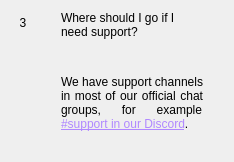
                  <widget class="QWidget" name="widgetFaq3" native="true">
                   <layout class="QHBoxLayout" name="horizontalpage_3" stretch="0,1">
                    <item alignment="Qt::AlignTop">
                     <widget class="QLabel" name="labelNumber3">
                      <property name="minimumSize">
                       <size>
                        <width>24</width>
                        <height>24</height>
                       </size>
                      </property>
                      <property name="maximumSize">
                       <size>
                        <width>16777215</width>
                        <height>24</height>
                       </size>
                      </property>
                      <property name="text">
                       <string>3</string>
                      </property>
                      <property name="alignment">
                       <set>Qt::AlignCenter</set>
                      </property>
                     </widget>
                    </item>
                    <item>
                     <layout class="QVBoxLayout" name="verticalLayoutpage_3">
                      <property name="leftMargin">
                       <number>20</number>
                      </property>
                      <property name="rightMargin">
                       <number>20</number>
                      </property>
                      <item>
                       <widget class="QLabel" name="labelSubtitle3">
                        <property name="text">
                         <string>Where should I go if I need support?</string>
                        </property>
                        <property name="wordWrap">
                         <bool>true</bool>
                        </property>
                       </widget>
                      </item>
                      <item>
                       <spacer name="verticalSpacer_30">
                        <property name="orientation">
                         <enum>Qt::Vertical</enum>
                        </property>
                        <property name="sizeType">
                         <enum>QSizePolicy::Fixed</enum>
                        </property>
                        <property name="sizeHint" stdset="0">
                         <size>
                          <width>20</width>
                          <height>30</height>
                         </size>
                        </property>
                       </spacer>
                      </item>
                      <item>
                       <widget class="QLabel" name="labelContent3">
                        <property name="text">
                         <string>&lt;html&gt;&lt;head/&gt;&lt;body&gt;&lt;p align=&quot;justify&quot;&gt;
                           We have support channels in most of our official chat groups, for example
                           &lt;a style='color: #b088ff' href='https://discord.gg/bN2xbs'&gt;
                           #support in our Discord&lt;/a&gt;.
                         </string>
                        </property>
                        <property name="alignment">
                         <set>Qt::AlignLeading|Qt::AlignLeft|Qt::AlignTop</set>
                        </property>
                        <property name="wordWrap">
                         <bool>true</bool>
                        </property>
                       </widget>
                      </item>
                      <item>
                       <spacer name="verticalSpacer_31">
                        <property name="orientation">
                         <enum>Qt::Vertical</enum>
                        </property>
                        <property name="sizeHint" stdset="0">
                         <size>
                          <width>20</width>
                          <height>20</height>
                         </size>
                        </property>
                       </spacer>
                      </item>
                     </layout>
                    </item>
                   </layout>
                  </widget>
